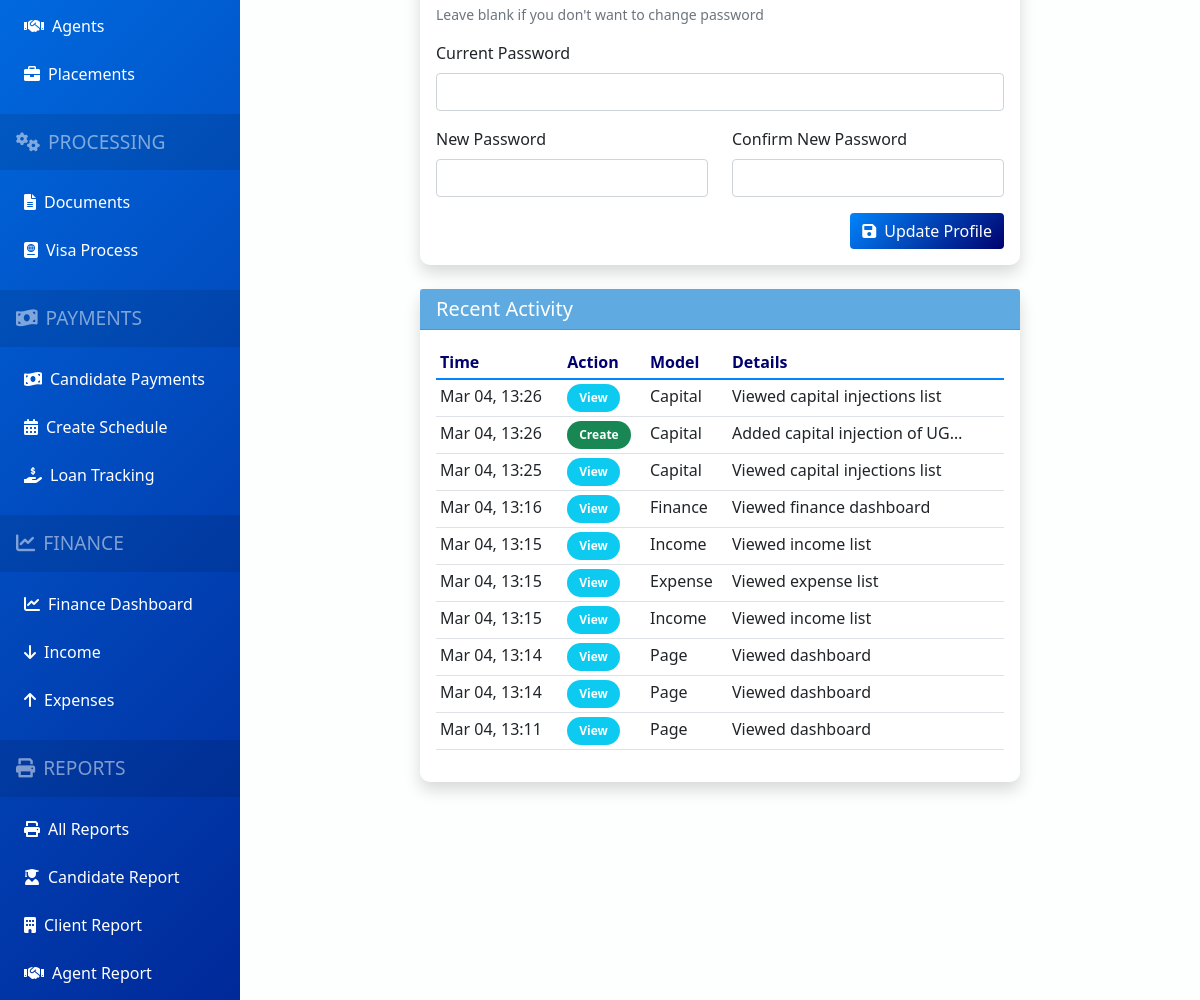
/accounts/profile/ (signed in, middle part), run on an earlier commit of the app's database.
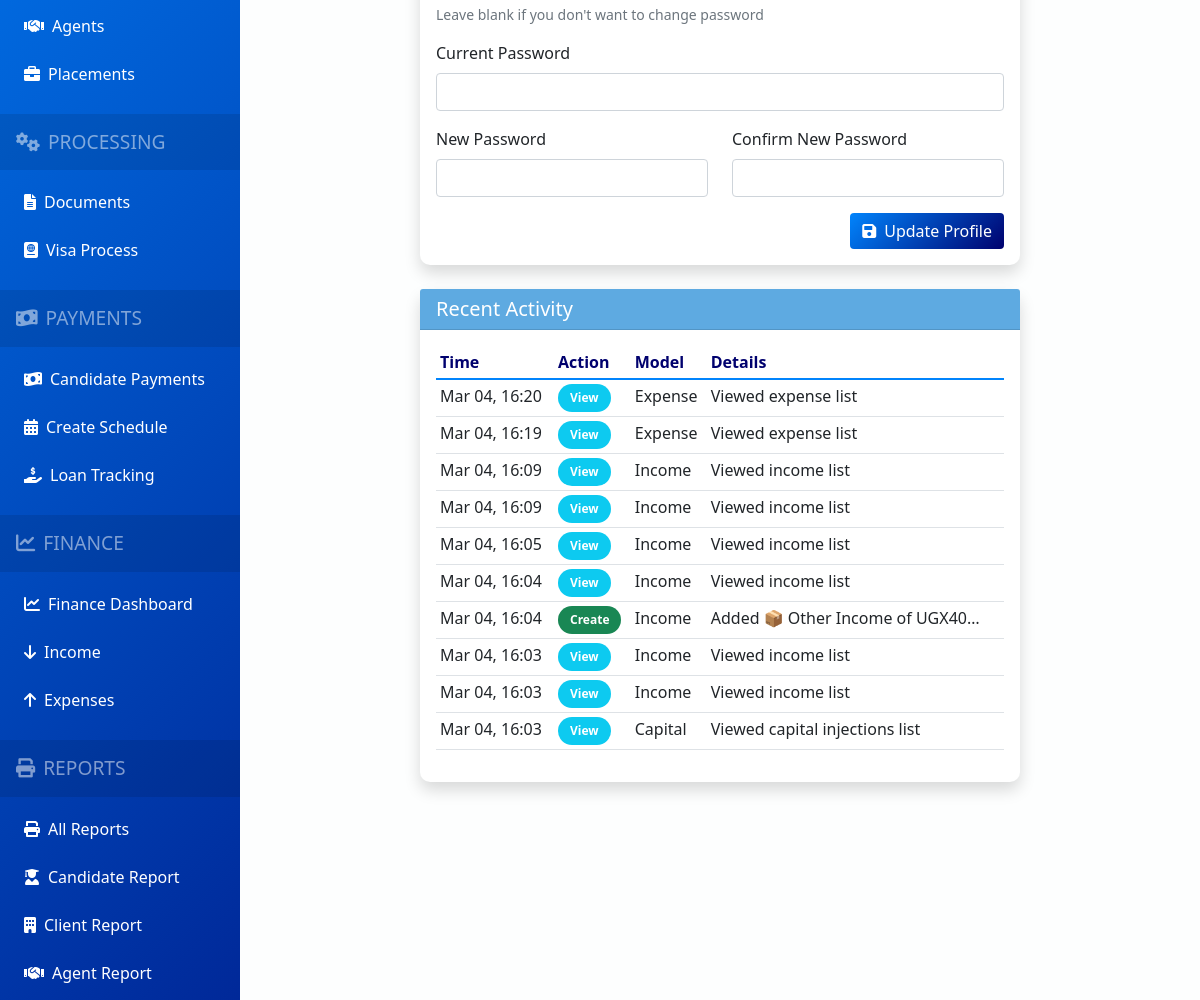
And on a later commit of the database.
### apps/accounts/models.py (models this page shows, shortened)
class ActivityLog(models.Model):
    ACTION_TYPES = [
        ('CREATE', 'Create'),
        ('UPDATE', 'Update'),
        ('DELETE', 'Delete'),
        ('VIEW', 'View'),
        ('LOGIN', 'Login'),
        ('LOGOUT', 'Logout'),
        ('IMPORT', 'Import'),
        ('EXPORT', 'Export'),
        ('DOWNLOAD', 'Download'),
    ]
    MODEL_TYPES = [
        ('Candidate', 'Candidate'),
        ('Client', 'Client'),
        ('Agent', 'Agent'),
        ('Placement', 'Placement'),
        ('Payment', 'Payment'),
        ('Document', 'Document'),
        ('Visa', 'Visa Process'),
        ('User', 'User'),
        ('Finance', 'Finance'),
        ('Report', 'Report'),
        ('Page', 'Page'),
    ]
    user = models.ForeignKey(User, on_delete=models.SET_NULL, null=True, related_name='activities')
    username = models.CharField(max_length=150, blank=True)
    action = models.CharField(max_length=20, choices=ACTION_TYPES)
    model_type = models.CharField(max_length=50, choices=MODEL_TYPES)
    object_id = models.PositiveIntegerField(null=True, blank=True)
    object_repr = models.CharField(max_length=200, blank=True)
    details = models.TextField(blank=True)
    ip_address = models.GenericIPAddressField(null=True, blank=True)
    user_agent = models.TextField(blank=True)
    created_at = models.DateTimeField(default=timezone.now)
    class Meta:
        ordering = ['-created_at']
        indexes = [
            models.Index(fields=['-created_at']),
            models.Index(fields=['user', '-created_at']),
            models.Index(fields=['model_type', 'object_id']),
        ]

### apps/accounts/views.py (the view, shortened to what this page needs)
# urls.py: path('profile/', views.profile, name='profile'),
@login_required
def profile(request):
    return render(request, 'accounts/profile.html', {'user_obj': request.user})

### templates/accounts/profile.html (shortened to what this page needs)
{% extends 'base.html' %}
{% block content %}
<div class="row mt-4">
    <div class="col-md-8 mx-auto">
        <div class="card shadow">
            <div class="card-body">
                <form method="POST">
                    <p class="text-muted small">Leave blank if you don't want to change password</p>
                    <div class="row mb-3">
                        <div class="col-md-12">
                            <label for="current_password" class="form-label">Current Password</label>
                            <input type="password" class="form-control" id="current_password" name="current_password">
                        </div>
                    </div>
                    <div class="row mb-3">
                        <div class="col-md-6">
                            <label for="new_password" class="form-label">New Password</label>
                            <input type="password" class="form-control" id="new_password" name="new_password">
                        </div>
                        <div class="col-md-6">
                            <label for="confirm_password" class="form-label">Confirm New Password</label>
                            <input type="password" class="form-control" id="confirm_password" name="confirm_password">
                        </div>
                    </div>
                    <div class="text-end">
                        <button type="submit" class="btn btn-primary">
                            <i class="fas fa-save me-2"></i>Update Profile
                        </button>
                    </div>
                </form>
            </div>
        </div>
        <div class="card shadow mt-4">
            <div class="card-header" style="background: #5EAAE1; color: white;">
                <h5 class="mb-0">Recent Activity</h5>
            </div>
            <div class="card-body">
                <div class="table-responsive">
                    <table class="table table-sm">
                        <thead>
                            <tr>
                                <th>Time</th>
                                <th>Action</th>
                                <th>Model</th>
                                <th>Details</th>
                            </tr>
                        </thead>
                        <tbody>
                            {% for log in user_obj.activities.all|slice:":10" %}
                            <tr>
                                <td>{{ log.created_at|date:"M d, H:i" }}</td>
                                <td>
                                    <span class="badge {% if log.action == 'CREATE' %}bg-success{% elif log.action == 'UPDATE' %}bg-warning{% elif log.action == 'DELETE' %}bg-danger{% else %}bg-info{% endif %}">
                                        {{ log.get_action_display }}
                                    </span>
                                </td>
                                <td>{{ log.get_model_type_display }}</td>
                                <td>{{ log.details|truncatechars:30 }}</td>
                            </tr>
                            {% empty %}
                            <tr>
                                <td colspan="4" class="text-center">No activity found</td>
                            </tr>
                            {% endfor %}
                        </tbody>
                    </table>
                </div>
            </div>
        </div>
    </div>
</div>
{% endblock %}

What changed in the data, as far as the page shows it:
no longer on this page (row unchanged): ActivityLog: created_at "Mar 04, 13:26", action "View", model_type "Capital", details "Viewed capital injections list"
no longer on this page (row unchanged): ActivityLog: created_at "Mar 04, 13:26", action "Create", model_type "Capital", details "Added capital injection of UG…"
no longer on this page (row unchanged): ActivityLog: created_at "Mar 04, 13:25", action "View", model_type "Capital", details "Viewed capital injections list"
no longer on this page (row unchanged): ActivityLog: created_at "Mar 04, 13:16", action "View", model_type "Finance", details "Viewed finance dashboard"
no longer on this page (row unchanged): ActivityLog: created_at "Mar 04, 13:15", action "View", model_type "Income", details "Viewed income list"
no longer on this page (row unchanged): ActivityLog: created_at "Mar 04, 13:15", action "View", model_type "Expense", details "Viewed expense list"
no longer on this page (row unchanged): ActivityLog: created_at "Mar 04, 13:15", action "View", model_type "Income", details "Viewed income list"
no longer on this page (row unchanged): ActivityLog: created_at "Mar 04, 13:14", action "View", model_type "Page", details "Viewed dashboard"
no longer on this page (row unchanged): ActivityLog: created_at "Mar 04, 13:14", action "View", model_type "Page", details "Viewed dashboard"
no longer on this page (row unchanged): ActivityLog: created_at "Mar 04, 13:11", action "View", model_type "Page", details "Viewed dashboard"
added ActivityLog: created_at "Mar 04, 16:20", action "View", model_type "Expense", details "Viewed expense list"
added ActivityLog: created_at "Mar 04, 16:19", action "View", model_type "Expense", details "Viewed expense list"
added ActivityLog: created_at "Mar 04, 16:09", action "View", model_type "Income", details "Viewed income list"
added ActivityLog: created_at "Mar 04, 16:09", action "View", model_type "Income", details "Viewed income list"
added ActivityLog: created_at "Mar 04, 16:05", action "View", model_type "Income", details "Viewed income list"
added ActivityLog: created_at "Mar 04, 16:04", action "View", model_type "Income", details "Viewed income list"
added ActivityLog: created_at "Mar 04, 16:04", action "Create", model_type "Income", details "Added 📦 Other Income of UGX40…"
added ActivityLog: created_at "Mar 04, 16:03", action "View", model_type "Income", details "Viewed income list"
added ActivityLog: created_at "Mar 04, 16:03", action "View", model_type "Income", details "Viewed income list"
added ActivityLog: created_at "Mar 04, 16:03", action "View", model_type "Capital", details "Viewed capital injections list"
